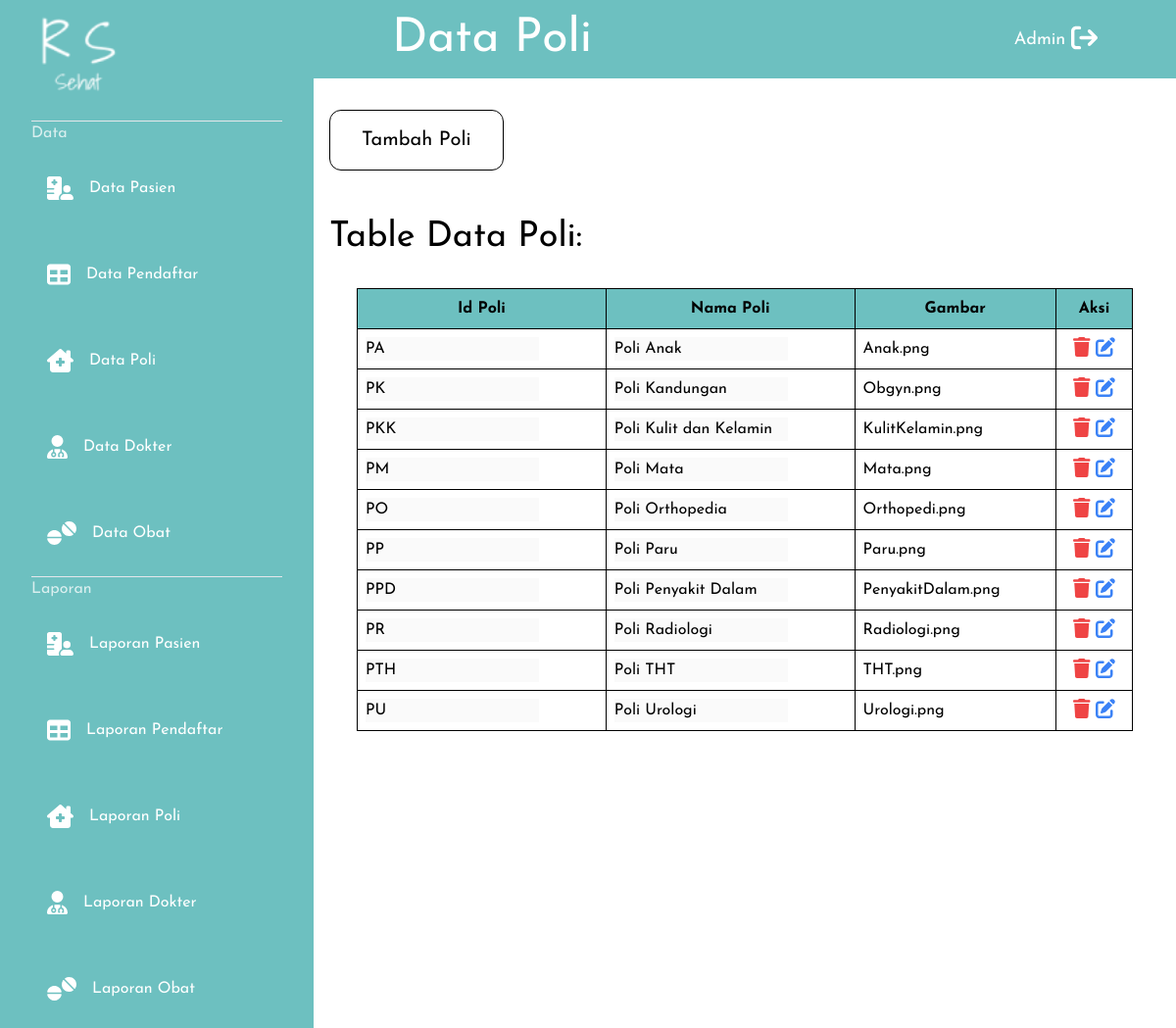
Screenshot of /index.php/admin/data/poli with the database file from the repository.
### tables this page shows
CREATE TABLE `poli` (
  `id_poli` varchar(3) NOT NULL,
  `nama_poli` varchar(32) NOT NULL,
  `poli_image` varchar(225) NOT NULL
);

### application/controllers/admin/Data.php (called while the page is built, shortened)
<?php
class Data extends CI_Controller
{
  public function poli()
  {
    $data = array(
      "title" => "Data Poli",
      "allPoli" => $this->RumahSakitModel->get_data('poli')->result(),
    );
    $this->load->view('templateAdmins/header', $data);;
    $this->load->view('admin/dataPages/dataPoli', $data);;
    $this->load->view('templateAdmins/footer');;
  }
}

### index.php (called while the page is built, shortened)
<?php
require_once BASEPATH.'core/CodeIgniter.php';

### application/models/RumahSakitModel.php (called while the page is built, shortened)
<?php
	class RumahSakitModel extends CI_model{
		public function get_data($table){
			return $this->db->get($table);
		}
	}

### application/views/admin/dataPages/dataPoli.php (the view, shortened to what this page needs)
<main class="ml-20 mx-auto float-none py-8">
      <section id="closeState" class="flex mb-12">
        <button class="md:text-xl mx-4 py-4 px-8 border-1 bg-white border-black text-black rounded-xl" type="button">Tambah Poli</button>
    </section>
      <span class="text-xl md:text-4xl p-4">Table Data Poli: </span>
      <div class="overflow-x-auto">
      <table style="width: 90%;" class="mx-auto w-9/12 mt-8">
        <tr class="bg-ourAdminStyle">
          <th>Id Poli</th>
          <th>Nama Poli</th>
          <th>Gambar</th>
          <th>Aksi</th>
        </tr>
        <?php foreach($allPoli as $d){ ?>
          <form method="POST" action="<?= base_url('admin/data/poliEdit') ?>">
          <tr>
            <td><input class="toggleInput" name='id' disabled type="text" value="<?= $d->id_poli ?>" /></td>
            <td><input class="toggleInput" name='nama' disabled type="text" value="<?= $d->nama_poli ?>" /></td>
            <td><?= $d->poli_image ?></td>
            <th><a class="alertOnDelete text-red-500" href="<?= base_url('admin/data/hapusPoli/') ?><?= $d->id_poli ?>"><i class="fa-solid fa-trash fa-lg"></i></a>
            <button id="" type="button" class="btnToggle text-blue-500"><i class="fa-solid fa-pen-to-square fa-lg"></i></a>
            <button id="" type="submit" class="btnSub text-blue-500 hidden"><i class="fa-solid fa-check fa-lg"></i></a></th>
          </tr>
          </form>
        <?php } ?>
        </table>
      </div>
    </main>

### assets/css/styles.css (style rules this page uses)
html { line-height: 1.5; -webkit-text-size-adjust: 100%; -moz-tab-size: 4; -o-tab-size: 4; tab-size: 4; font-family: ui-sans-serif, system-ui, -apple-system, BlinkMacSystemFont, "Segoe UI", Roboto, "Helvetica Neue", Arial, "Noto Sans", sans-serif, "Apple Color Emoji", "Segoe UI Emoji", "Segoe UI Symbol", "Noto Color Emoji"; }
body { margin: 0; line-height: inherit; }
a { color: inherit; text-decoration: inherit; }
table { text-indent: 0; border-color: inherit; border-collapse: collapse; }
button, input, optgroup, select, textarea { font-family: inherit; font-size: 100%; line-height: inherit; color: inherit; margin: 0; padding: 0; }
button, select { text-transform: none; }
button, [type='button'], [type='reset'], [type='submit'] { -webkit-appearance: button; background-color: transparent; background-image: none; }
input::placeholder, textarea::placeholder { opacity: 1; color: #9ca3af; }
button, [role="button"] { cursor: pointer; }
:disabled { cursor: default; }
img, svg, video, canvas, audio, iframe, embed, object { display: block; vertical-align: middle; }
table, th, td { border: 1px solid #000; border-collapse: collapse; padding: 0.5rem }
.float-none { float: none; }
.mx-auto { margin-left: auto; margin-right: auto; }
.mx-4 { margin-left: 1rem; margin-right: 1rem; }
.mb-12 { margin-bottom: 3rem; }
.ml-20 { margin-left: 5rem; }
.mt-8 { margin-top: 2rem; }
.flex { display: flex; }
.w-9\/12 { width: 75%; }
.overflow-x-auto { overflow-x: auto; }
.overflow-x-hidden { overflow-x: hidden; }
.rounded-xl { border-radius: 0.75rem; }
.border-1 { border-width: 1px; }
.border-black { --tw-border-opacity: 1; border-color: rgb(0 0 0 / var(--tw-border-opacity)); }
.bg-ourAdminStyle { --tw-bg-opacity: 1; background-color: rgb(109 192 192 / var(--tw-bg-opacity)); }
.bg-white { --tw-bg-opacity: 1; background-color: rgb(255 255 255 / var(--tw-bg-opacity)); }
.p-4 { padding: 1rem; }
.py-4 { padding-top: 1rem; padding-bottom: 1rem; }
.px-8 { padding-left: 2rem; padding-right: 2rem; }
.py-8 { padding-top: 2rem; padding-bottom: 2rem; }
.font-josefinSans { font-family: Josefin Sans; }
.text-xl { font-size: 1.25rem; line-height: 1.75rem; }
.text-black { --tw-text-opacity: 1; color: rgb(0 0 0 / var(--tw-text-opacity)); }
.text-red-500 { --tw-text-opacity: 1; color: rgb(239 68 68 / var(--tw-text-opacity)); }
.text-blue-500 { --tw-text-opacity: 1; color: rgb(59 130 246 / var(--tw-text-opacity)); }
@media (min-width: 768px) { .md\:text-xl { font-size: 1.25rem; line-height: 1.75rem; } }
@media (min-width: 768px) { .md\:text-4xl { font-size: 2.25rem; line-height: 2.5rem; } }

### rows the page displays
poli: id "PA", nama "Poli Anak", poli_image "Anak.png"
poli: id "PK", nama "Poli Kandungan", poli_image "Obgyn.png"
poli: id "PKK", nama "Poli Kulit dan Kelamin", poli_image "KulitKelamin.png"
poli: id "PM", nama "Poli Mata", poli_image "Mata.png"
poli: id "PO", nama "Poli Orthopedia", poli_image "Orthopedi.png"
poli: id "PP", nama "Poli Paru", poli_image "Paru.png"
poli: id "PPD", nama "Poli Penyakit Dalam", poli_image "PenyakitDalam.png"
poli: id "PR", nama "Poli Radiologi", poli_image "Radiologi.png"
poli: id "PTH", nama "Poli THT", poli_image "THT.png"
poli: id "PU", nama "Poli Urologi", poli_image "Urologi.png"

### other values shown
$title "Data Poli"
